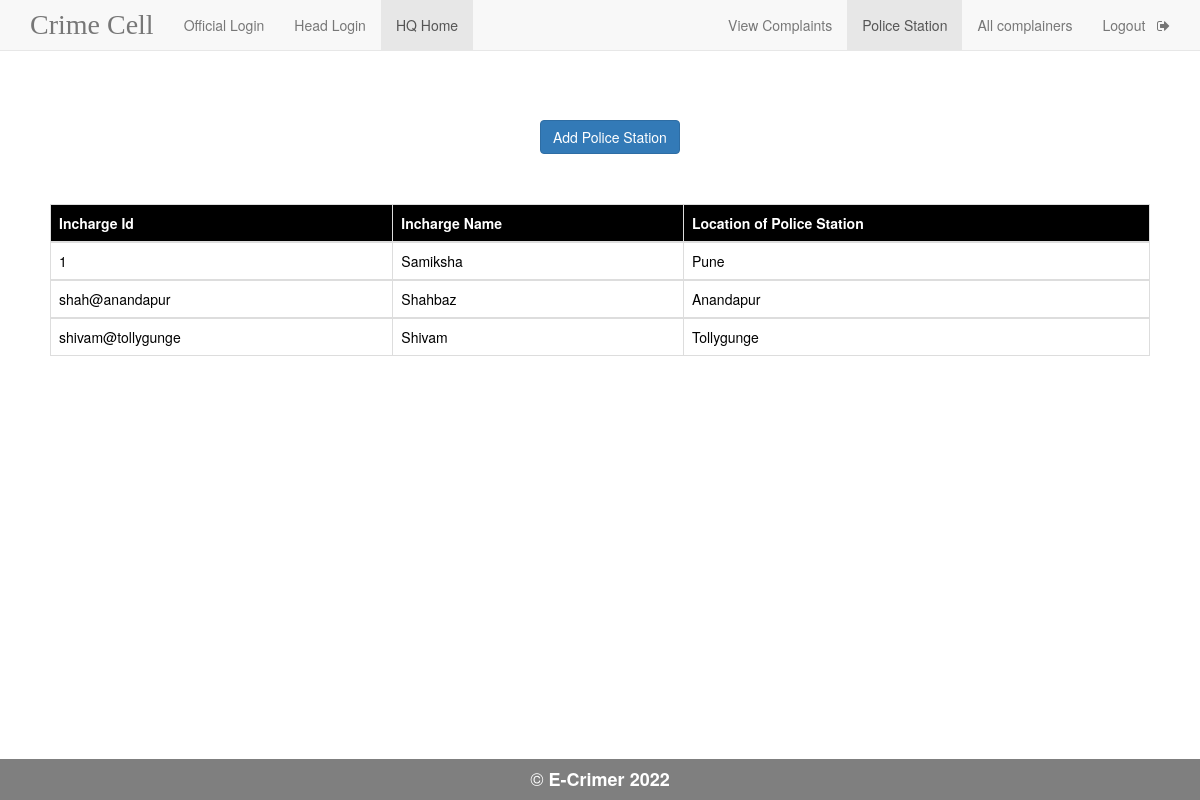
Page /head_view_police_station.php (signed in) on the committed database.
### tables this page shows
CREATE TABLE `police_station` (
  `i_id` varchar(50) NOT NULL,
  `i_name` varchar(50) NOT NULL,
  `location` varchar(50) NOT NULL,
  `i_pass` varchar(50) NOT NULL
);

### head_view_police_station.php (the view, shortened to what this page needs)
<!DOCTYPE html>
<html>
<head>
    <?php
    $conn=mysqli_connect("localhost","root","","crime_portal");
    $query="select i_id,i_name,location from police_station";
    $result=mysqli_query($conn,$query);
    ?>
	<link rel="stylesheet" type="text/css" href="https://maxcdn.bootstrapcdn.com/bootstrap/3.3.5/css/bootstrap.min.css">
	<link rel="stylesheet" type="text/css" href="https://maxcdn.bootstrapcdn.com/font-awesome/4.4.0/css/font-awesome.min.css">
</head>
<body>
	<nav  class="navbar navbar-default navbar-fixed-top">
  <div class="container">
    <div class="navbar-header">
    <a class="navbar-brand" href="home.php" style="font-family: Book Antiqua;font-size: 28px;">Crime Cell</a>
    </div>
    <div id="navbar" class="collapse navbar-collapse">
      <ul class="nav navbar-nav">
        <li><a href="official_login.php">Official Login</a></li>
        <li><a href="headlogin.php">Head Login</a></li>
        <li class="active"><a href="head_view_police_station.php">HQ Home</a></li>
      </ul>
      <ul class="nav navbar-nav navbar-right">
        <li><a href="headHome.php">View Complaints</a></li>
        <li class="active" ><a href="head_view_police_station.php">Police Station</a></li>
        <li><a href="all_complainers.php">All complainers</a></li>
        <li><a href="h_logout.php">Logout &nbsp <i class="fa fa-sign-out" aria-hidden="true"></i></a></li>
      </ul>
    </div>
  </div>
 </nav>
 <div  style="margin-top: 10%;margin-left: 45%">
   <a href="police_station_add.php" class="btn btn-primary">Add Police Station</a>
 </div>
<div style="padding:50px;">
   <table class="table table-bordered">
    <thead class="thead-dark" style="background-color: black; color: white;">
      <tr>
        <th scope="col">Incharge Id</th>
        <th scope="col">Incharge Name</th>
        <th scope="col">Location of Police Station</th>
      </tr>
    </thead>
<?php
      while($rows=mysqli_fetch_assoc($result)){
    ?>
    <tbody style="background-color: white; color: black;">
      <tr>
        <td><?php echo $rows['i_id']; ?></td>
        <td><?php echo $rows['i_name']; ?></td>
        <td><?php echo $rows['location']; ?></td>
      </tr>
    </tbody>
    <?php
    }
    ?>
</table>
 </div>
 <div style="position: fixed;
   left: 0;
   bottom: 0;
   width: 100%;
   background-color: rgba(0,0,0,0.5);
   color: white;
   text-align: center;">
  <h4 style="color: white;">&copy <b>E-Crimer 2022</b></h4>
</body>
</html>

### rows in the picture
police_station: i_id "1", i_name "Samiksha", location "Pune"
police_station: i_id "shah@anandapur", i_name "Shahbaz", location "Anandapur"
police_station: i_id "shivam@tollygunge", i_name "Shivam", location "Tollygunge"
